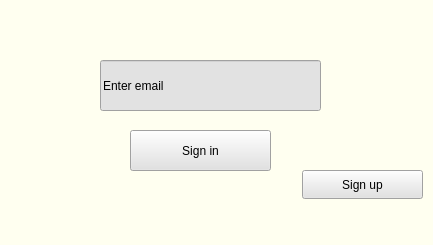
<?xml version="1.0" encoding="UTF-8"?>
<ui version="4.0">
 <class>SignIn</class>
 <widget class="QMainWindow" name="SignIn">
  <property name="geometry">
   <rect>
    <x>0</x>
    <y>0</y>
    <width>433</width>
    <height>245</height>
   </rect>
  </property>
  <property name="windowTitle">
   <string>SignIn</string>
  </property>
  <property name="styleSheet">
   <string notr="true">background-color: rgb(255, 255, 240);
color: rgb(0, 0, 0);</string>
  </property>
  <widget class="QWidget" name="centralwidget">
   <widget class="QPushButton" name="pushButton_signIn">
    <property name="geometry">
     <rect>
      <x>130</x>
      <y>130</y>
      <width>141</width>
      <height>41</height>
     </rect>
    </property>
    <property name="styleSheet">
     <string notr="true">background-color: rgb(226, 226, 226);</string>
    </property>
    <property name="text">
     <string>Sign in</string>
    </property>
   </widget>
   <widget class="QPushButton" name="pushButton_signUp">
    <property name="geometry">
     <rect>
      <x>302</x>
      <y>170</y>
      <width>121</width>
      <height>29</height>
     </rect>
    </property>
    <property name="styleSheet">
     <string notr="true">background-color: rgb(226, 226, 226);</string>
    </property>
    <property name="text">
     <string>Sign up</string>
    </property>
   </widget>
   <widget class="QLineEdit" name="lineEdit">
    <property name="geometry">
     <rect>
      <x>100</x>
      <y>60</y>
      <width>221</width>
      <height>51</height>
     </rect>
    </property>
    <property name="styleSheet">
     <string notr="true">background-color: rgb(226, 226, 226);</string>
    </property>
    <property name="text">
     <string>Enter email</string>
    </property>
   </widget>
  </widget>
  <widget class="QMenuBar" name="menubar">
   <property name="geometry">
    <rect>
     <x>0</x>
     <y>0</y>
     <width>433</width>
     <height>25</height>
    </rect>
   </property>
  </widget>
  <widget class="QStatusBar" name="statusbar"/>
 </widget>
 <resources/>
 <connections/>
</ui>
